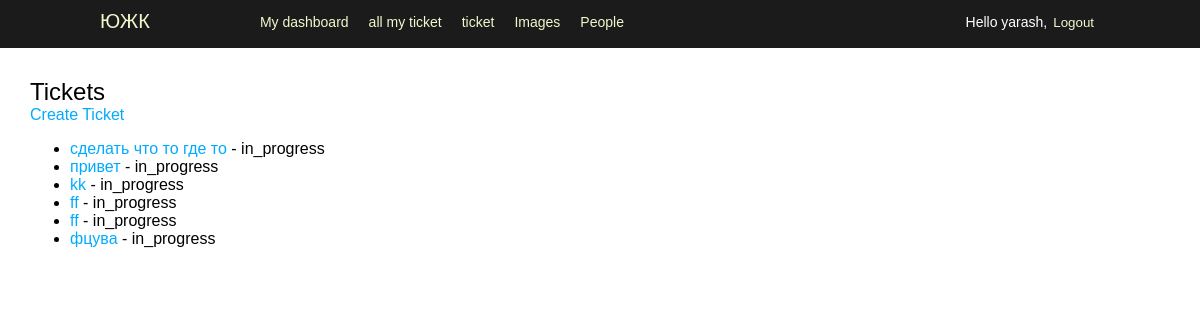
The page /tickets/ (signed in) on the database as committed earlier.
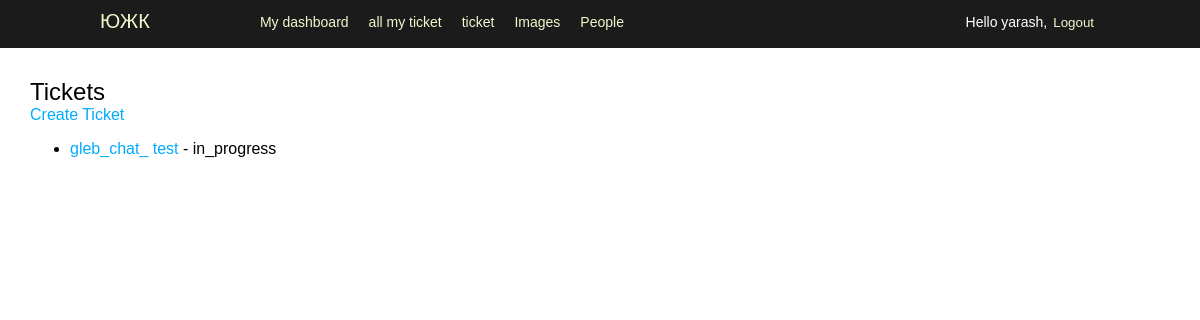
The same page on the database as committed later.
### account/models.py (models this page shows)
class CustomUser(AbstractUser):
    department = models.ForeignKey(Department, on_delete=models.SET_NULL, null=True, blank=True)
    position = models.ForeignKey(Position, on_delete=models.SET_NULL, null=True, blank=True, related_name="users")

### tickets/models.py (models this page shows, shortened)
class Ticket(models.Model):
    STATUS_CHOICES = [
        ('open', 'Open'),
        ('in_progress', 'In Progress'),
        ('closed', 'Closed'),
    ]
    title = models.CharField(max_length=200)
    description = models.TextField()
    status = models.CharField(max_length=20, choices=STATUS_CHOICES, default='open')
    created_by = models.ForeignKey(CustomUser, on_delete=models.CASCADE, related_name='tickets_created')
    accepted_by = models.ForeignKey(CustomUser, on_delete=models.CASCADE, related_name='tickets_accepted', null=True, blank=True)
    department = models.ForeignKey(Department, on_delete=models.CASCADE, related_name='tickets', null=True, blank=True)
    position = models.ForeignKey(Position, on_delete=models.CASCADE, related_name='tickets', null=True, blank=True)
    screenshot = models.ImageField(upload_to='tickets/static/ticket_image/', null=True, blank=True)
    due_date = models.DateField(null=True, blank=True)
    created_at = models.DateTimeField(auto_now_add=True)
    updated_at = models.DateTimeField(auto_now=True)

### tickets/views.py (the view)
# urls.py: path('', views.ticket_list, name='ticket_list'),
@login_required
def ticket_list(request):
    user = request.user  # Получаем текущего пользователя
    if user.is_authenticated:  # Проверяем, авторизован ли пользователь
        tickets = Ticket.objects.filter(
            department=user.department,
            position=user.position
        )
    else:
        tickets = Ticket.objects.none()  # Если пользователь не авторизован, не показываем тикеты
    return render(request, 'tickets/ticket_list.html', {'tickets': tickets})

### templates/tickets/ticket_list.html
{% extends "blog/base.html" %}
{% block content %}
<h2>Tickets</h2>
<a href="{% url 'tickets:create_ticket' %}">Create Ticket</a>
<ul>
    {% for ticket in tickets %}
        <li><a href="{% url 'tickets:ticket_detail' ticket.id %}">{{ ticket.title }}</a> - {{ ticket.status }}</li>
    {% endfor %}
</ul>
{% endblock %}

### templates/blog/base.html (shortened to what this page needs)
{% load static %}
<!DOCTYPE html>
<html>
<head>
  <link href="{% static "css/blog.css" %}" rel="stylesheet">
</head>
<body>
 <div id="header">
 <span class="logo"><a href="http://127.0.0.1:8000/TD/">ЮЖК</a></span>
     {% if request.user.is_authenticated %}
        <ul class="menu">
            <li {% if section == "dashboard" %}class="selected"{% endif %}>
                <a href="{% url "account:dashboard" %}">My dashboard</a>
            </li>
            <li {% if section == "all_my_ticket" %}class="selected"{% endif %}>
                <a href="{% url 'tickets:ticket_list' %}">all my ticket</a>
            </li>
            <li {% if section == "ticket" %}class="selected"{% endif %}>
                <a href="{% url 'tickets:create_ticket' %}">ticket</a>
            </li>
            <li {% if section == "images" %}class="selected"{% endif %}>
                <a href="#">Images</a>
            </li>
            <li {% if section == "people" %}class="selected"{% endif %}>
            <a href="#">People</a>
            </li>
        </ul>
     {% endif %}
    <span class="user">
        {% if request.user.is_authenticated %}
        Hello {{ request.user.first_name|default:request.user.username }},
    <form action="{% url "account:logout" %}" method="post">
        <button type="submit">Logout</button>
    </form>
        {% else %}
        <a href="{% url "account:login" %}">Log-in</a>
        {% endif %}
    </span>
 </div>
 <div id="content">
 {% block content %}
 {% endblock %}
 </div>
</body>
</html>

### blog/static/css/blog.css (style rules this page uses)
h1, h2, h3, h4, h5 , h6 { font-family: 'Muli', sans-serif; font-weight:normal; }
#header { padding:10px 100px; font-size:14px; background:#1b1b1b; color:#fff; border-bottom:4px solid #1b1b1b; overflow:auto; }
#header .logo { font-family: 'Muli', sans-serif; float:left; color:#f3f7cc; font-size:20px; margin-right:10%; }
#header ul.menu { list-style:none; float:left; margin:0; padding:0; }
#header ul.menu li { float:left; padding:4px 10px; }
#header a { color:#f3f7cc; }
#header .user { float:right; padding-top:4px; }
#header .user form { display:inline; float:right; }
#header .user button { background:none; color:#f3f7cc; border:none; cursor:pointer; float:left; display:inline; }
#content { padding:30px 100px; }
form { overflow:auto; }
body { margin:0; padding:0; font-family:helvetica, sans-serif; }
a { color:#00abff; text-decoration:none; }
h2 { font-weight:normal; margin:30px 0 0; }
#content { float:left; width:60%; padding:0 0 0 30px; }

Rows that differ between the two databases and show on the page:
removed Ticket: title "сделать что то где то", status "in_progress"
removed Ticket: title "привет", status "in_progress"
removed Ticket: title "kk", status "in_progress"
removed Ticket: title "ff", status "in_progress"
removed Ticket: title "ff", status "in_progress"
removed Ticket: title "фцува", status "in_progress"
added Ticket: title "gleb_chat_ test", status "in_progress"
